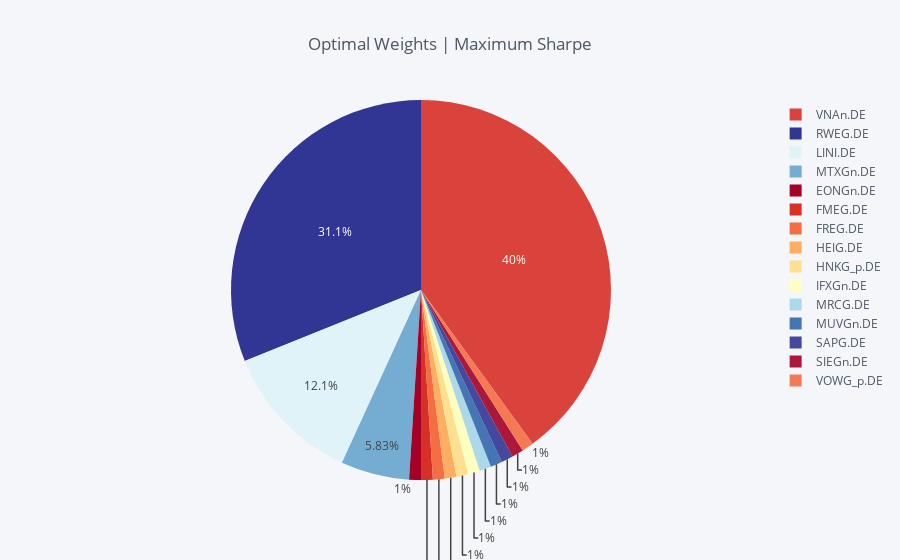

Source (notebook cell):
### Code cell
mvp.plot_weights()

### Figure 1 — Plotly figure (JSON) as saved in the notebook; plotly's stock layout.template omitted (floating-point values rounded to 4 significant figures)
{"data": [{"labels": ["EONGn.DE", "FMEG.DE", "FREG.DE", "HEIG.DE", "HNKG_p.DE", "IFXGn.DE", "LINI.DE", "MRCG.DE", "MTXGn.DE", "MUVGn.DE", "RWEG.DE", "SAPG.DE", "SIEGn.DE", "VNAn.DE", "VOWG_p.DE"], "marker": {"colors": ["rgba(165, 0, 38, 1.0)", "rgba(215, 48, 39, 1.0)", "rgba(244, 109, 67, 1.0)", "rgba(253, 174, 97, 1.0)", "rgba(254, 224, 144, 1.0)", "rgba(255, 255, 191, 1.0)", "rgba(224, 243, 248, 1.0)", "rgba(171, 217, 233, 1.0)", "rgba(116, 173, 209, 1.0)", "rgba(69, 117, 180, 1.0)", "rgba(49, 54, 149, 1.0)", "rgba(49, 54, 149, 0.8999999999999999)", "rgba(165, 0, 38, 0.8999999999999999)", "rgba(215, 48, 39, 0.8999999999999999)", "rgba(244, 109, 67, 0.8999999999999999)"]}, "name": "", "type": "pie", "values": [0.01, 0.01, 0.01, 0.01, 0.01, 0.01, 0.1207, 0.01, 0.05831, 0.01, 0.311, 0.01, 0.01, 0.4, 0.01]}], "layout": {"legend": {"bgcolor": "#F5F6F9", "font": {"color": "#4D5663"}}, "paper_bgcolor": "#F5F6F9", "plot_bgcolor": "#F5F6F9", "title": "Optimal Weights | Maximum Sharpe", "titlefont": {"color": "#4D5663"}}}
